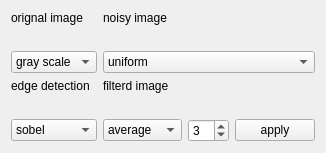
          <widget class="QWidget" name="tab">
           <attribute name="title">
            <string>Filters</string>
           </attribute>
           <layout class="QGridLayout" name="gridLayout_2">
            <item row="3" column="1">
             <widget class="QLabel" name="label_2">
              <property name="sizePolicy">
               <sizepolicy hsizetype="Preferred" vsizetype="Fixed">
                <horstretch>0</horstretch>
                <verstretch>0</verstretch>
               </sizepolicy>
              </property>
              <property name="text">
               <string>filterd image</string>
              </property>
             </widget>
            </item>
            <item row="3" column="0">
             <widget class="QLabel" name="label_3">
              <property name="sizePolicy">
               <sizepolicy hsizetype="Preferred" vsizetype="Fixed">
                <horstretch>0</horstretch>
                <verstretch>0</verstretch>
               </sizepolicy>
              </property>
              <property name="text">
               <string>edge detection</string>
              </property>
             </widget>
            </item>
            <item row="5" column="0">
             <widget class="QComboBox" name="combo_edge">
              <item>
               <property name="text">
                <string>sobel</string>
               </property>
              </item>
              <item>
               <property name="text">
                <string>robert</string>
               </property>
              </item>
              <item>
               <property name="text">
                <string>prewitt</string>
               </property>
              </item>
              <item>
               <property name="text">
                <string>canny</string>
               </property>
              </item>
             </widget>
            </item>
            <item row="0" column="0">
             <widget class="QLabel" name="label">
              <property name="sizePolicy">
               <sizepolicy hsizetype="Preferred" vsizetype="Fixed">
                <horstretch>0</horstretch>
                <verstretch>0</verstretch>
               </sizepolicy>
              </property>
              <property name="text">
               <string>orignal image</string>
              </property>
             </widget>
            </item>
            <item row="0" column="1">
             <widget class="QLabel" name="label_4">
              <property name="sizePolicy">
               <sizepolicy hsizetype="Preferred" vsizetype="Fixed">
                <horstretch>0</horstretch>
                <verstretch>0</verstretch>
               </sizepolicy>
              </property>
              <property name="text">
               <string>noisy image</string>
              </property>
             </widget>
            </item>
            <item row="5" column="1">
             <layout class="QHBoxLayout" name="horizontalLayout_3">
              <item>
               <widget class="QComboBox" name="combo_filter">
                <item>
                 <property name="text">
                  <string>average</string>
                 </property>
                </item>
                <item>
                 <property name="text">
                  <string>gaussian</string>
                 </property>
                </item>
                <item>
                 <property name="text">
                  <string>median</string>
                 </property>
                </item>
               </widget>
              </item>
              <item>
               <widget class="QSpinBox" name="spin_filter_size">
                <property name="minimum">
                 <number>1</number>
                </property>
                <property name="value">
                 <number>3</number>
                </property>
               </widget>
              </item>
              <item>
               <widget class="QPushButton" name="btn_filter_Apply">
                <property name="text">
                 <string>apply</string>
                </property>
               </widget>
              </item>
             </layout>
            </item>
            <item row="2" column="0">
             <widget class="QComboBox" name="combo_gray_color">
              <item>
               <property name="text">
                <string>gray scale</string>
               </property>
              </item>
              <item>
               <property name="text">
                <string>color</string>
               </property>
              </item>
             </widget>
            </item>
            <item row="2" column="1">
             <widget class="QComboBox" name="combo_noise">
              <item>
               <property name="text">
                <string>uniform</string>
               </property>
              </item>
              <item>
               <property name="text">
                <string>gaussian</string>
               </property>
              </item>
              <item>
               <property name="text">
                <string>salt &amp; pepper</string>
               </property>
              </item>
             </widget>
            </item>
            <item row="1" column="0">
             <widget class="QLabel" name="orig_img_1">
              <property name="text">
               <string/>
              </property>
             </widget>
            </item>
            <item row="4" column="1">
             <widget class="QLabel" name="filtre_img">
              <property name="text">
               <string/>
              </property>
             </widget>
            </item>
            <item row="4" column="0">
             <widget class="QLabel" name="edge_img">
              <property name="text">
               <string/>
              </property>
             </widget>
            </item>
            <item row="1" column="1">
             <widget class="QLabel" name="noise_img">
              <property name="text">
               <string/>
              </property>
             </widget>
            </item>
           </layout>
          </widget>
